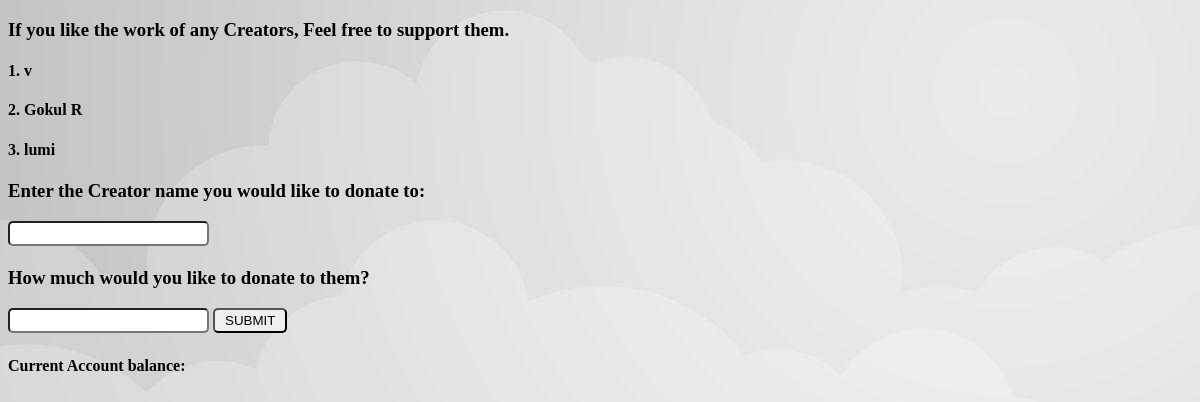
The app's page /customer_donate.php, older data.
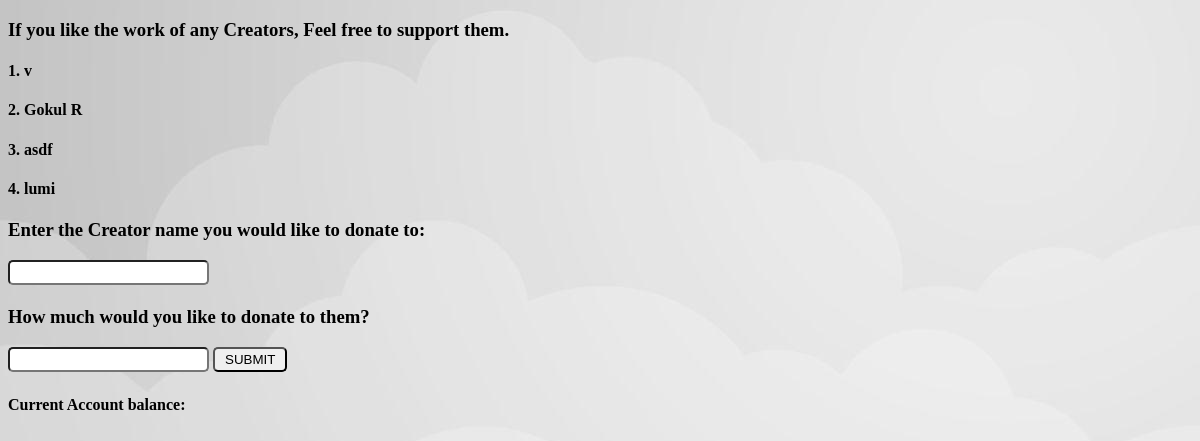
The same page, newer data.
### tables this page shows
CREATE TABLE IF NOT EXISTS `creator` (
  `cr_id` varchar(10) NOT NULL,
  `email` varchar(20) DEFAULT NULL,
  `password` varchar(10) NOT NULL,
  `cr_name` varchar(50) DEFAULT NULL,
  `gender` varchar(10) DEFAULT NULL,
  `country` varchar(50) DEFAULT NULL,
  `phone` varchar(50) DEFAULT NULL,
  `donations` varchar(10) DEFAULT NULL,
  PRIMARY KEY (`cr_id`),
  UNIQUE KEY `phone` (`phone`),
  UNIQUE KEY `email` (`email`)
);

### customer_donate.php (the view, shortened to what this page needs)
<!DOCTYPE html>
<html>
<head>
</head>
<body>
	<h3>If you like the work of any Creators, Feel free to support them.</h3>
	<?php
	$conn = new mysqli('localhost', 'root', '', 'mov_gallery');
	$sql="select cr_name from creator";
	$result=mysqli_query($conn,$sql);
	$i=1;
	while($row = mysqli_fetch_array($result))
	{
		echo "<h4>".$i;
		echo ". ".$row['cr_name']."</h4>";
		$i=$i+1;
	}
	?>
	<form method="post">
	<h3>Enter the Creator name you would like to donate to:</h3>
	<input type="text" id="cr_name" class="block00" name="cr_name">
	<h3>How much would you like to donate to them?</h3>
	<input type="number" id="amount" class="block00" name="amount">
	<input type="submit" id="sub" class="block00" name="submit" value="SUBMIT">
	</form>
	<?php
	$c_id=$_SESSION['id'];
	$query = "select * from customer where c_id = '$c_id'";
	$res = mysqli_query($conn, $query);
	$row = mysqli_fetch_assoc($res);
	$balance = $row['balance'];
	echo "<h4>Current Account balance: ".$balance."</h4>";
	?>
</body>
</html>

Row changes from the older to the newer data that the page shows:
added creator: cr_name "asdf"
